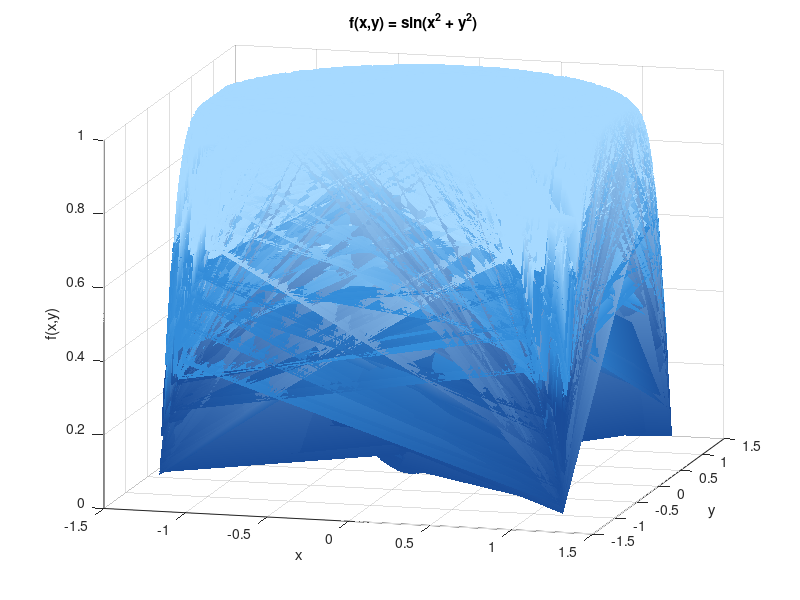
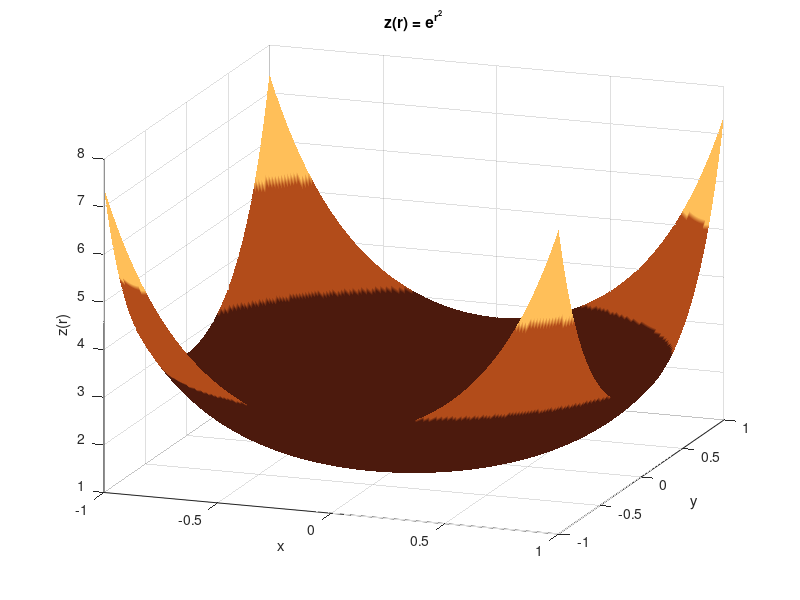
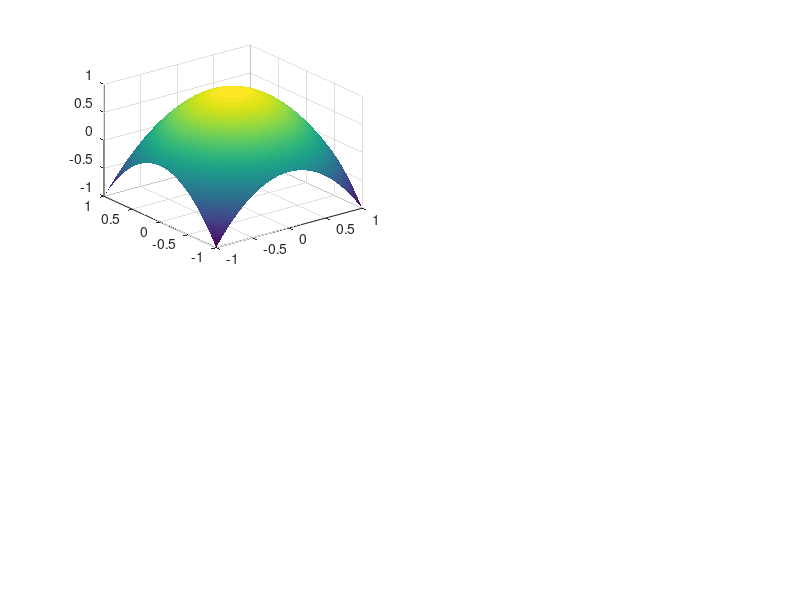

Write the MATLAB code that produced these figures, in order. (Note: this script raises an error after producing the figures.)
% Name: Dilara
% Surname: Ozguder
% Group: EKFU-25/1
% Laboratory work 4
% Variant 9


%% Task 1a - Making 3D plots

x = (2*rand(1,200)-1).*sqrt(pi/2);
y = (2*rand(1,200)-1).*sqrt(pi/2);

[X,Y] = meshgrid(x,y);

F = sin(X.^2 + Y.^2);

figure

surf(X,Y,F)

shading interp

colormap([0.10 0.30 0.60;
          0.20 0.55 0.85;
          0.65 0.85 1.00])

view(15,15)

xlabel('x')
ylabel('y')
zlabel('f(x,y)')

title('f(x,y) = sin(x^2 + y^2)')

grid on


%% Task 1b - Surface z(r) = e^(r^2)

x = linspace(-1,1,200);
y = linspace(-1,1,200);

[X,Y] = meshgrid(x,y);

R = sqrt(X.^2 + Y.^2);

Z = exp(R.^2);

figure

surf(X,Y,Z)

shading interp

colormap([0.30 0.10 0.05;
          0.70 0.30 0.10;
          1.00 0.75 0.35])

view(20,20)

xlabel('x')
ylabel('y')
zlabel('z(r)')

title('z(r) = e^{r^2}')

grid on


%% Complementary Task
% Features of colormap function
% z(x,y) = 1 - (x^2 + y^2)

x = linspace(-1,1,100);
y = linspace(-1,1,100);

[X,Y] = meshgrid(x,y);

Z = 1 - (X.^2 + Y.^2);

figure


% Plot 1 - Parula colormap

ax1 = subplot(2,2,1);

surf(X,Y,Z)

shading interp

colormap(ax1,'parula')

xlabel('x')
ylabel('y')
zlabel('z')

title('Parula Colormap')

grid on


% Plot 2 - Hot colormap

ax2 = subplot(2,2,2);

surf(X,Y,Z)

shading interp

colormap(ax2,'hot')

xlabel('x')
ylabel('y')
zlabel('z')

title('Hot Colormap')

grid on


% Plot 3 - RGB color code

subplot(2,2,3)

surf(X,Y,Z, ...
    'FaceColor',[0.8500 0.3250 0.0980], ...
    'EdgeColor','none')

xlabel('x')
ylabel('y')
zlabel('z')

title('RGB Color [0.85 0.325 0.098]')

grid on


% Plot 4 - RGB color code

subplot(2,2,4)

surf(X,Y,Z, ...
    'FaceColor',[0.4940 0.1840 0.5560], ...
    'EdgeColor','none')

xlabel('x')
ylabel('y')
zlabel('z')

title('RGB Color [0.494 0.184 0.556]')

grid on
